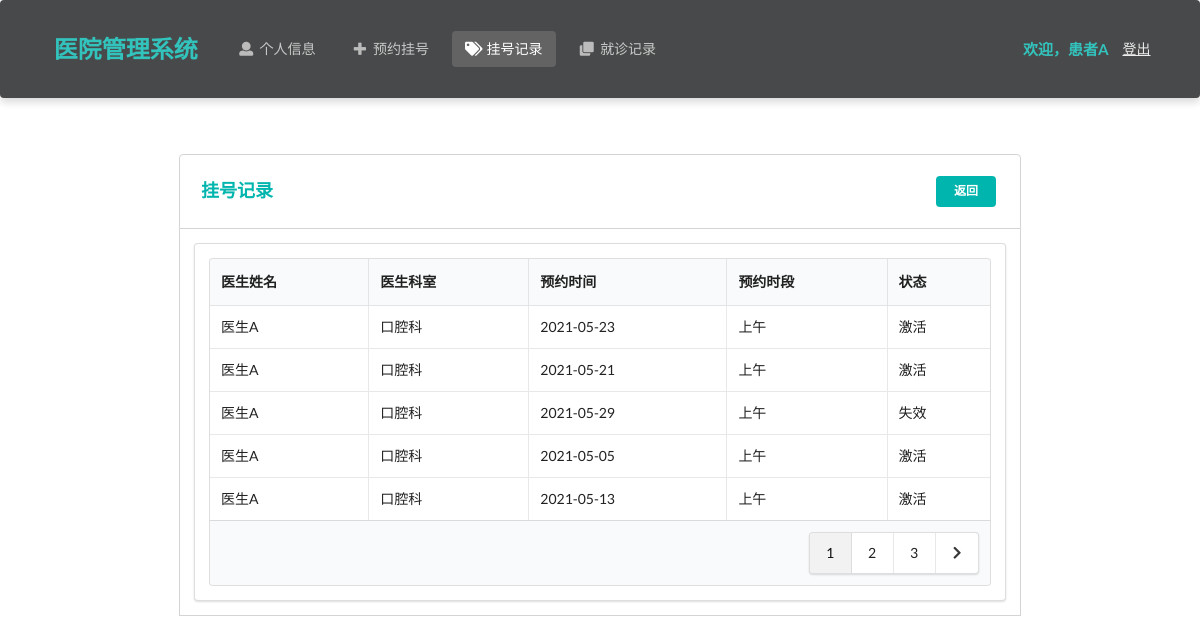
/patient/appointment (signed in), run on an earlier commit of the app's database.
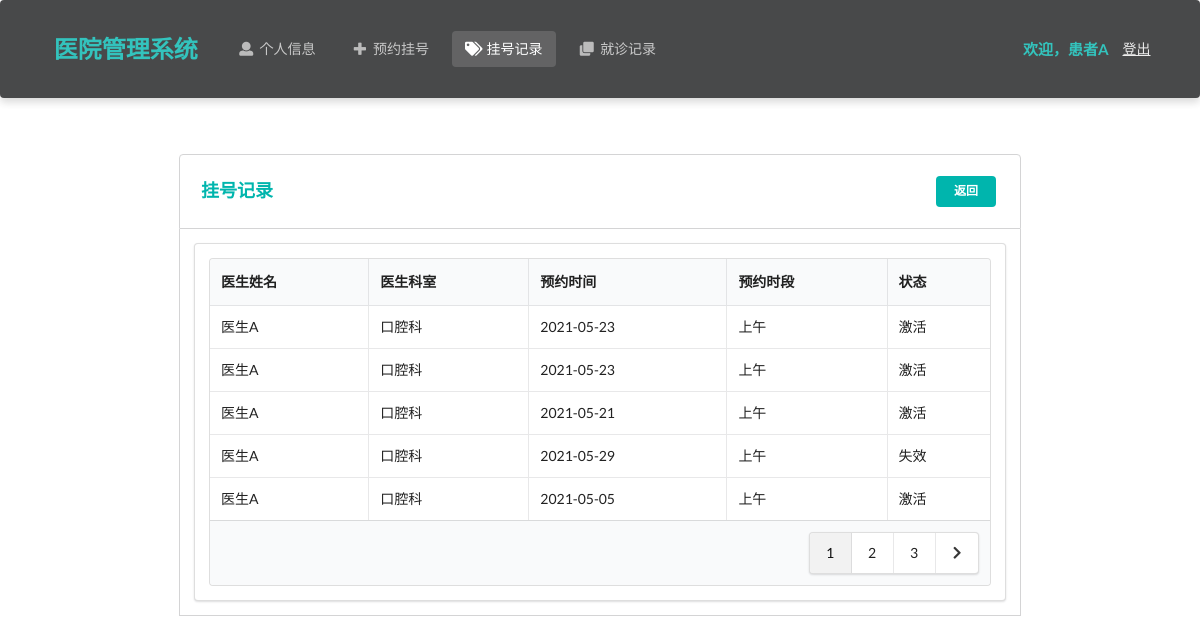
And on a later commit of the database.
### Hospital/models.py (models this page shows, shortened)
class Appointment(models.Model):
    time_choices = (
        ('Morning','上午'),
        ('Afternoon','下午')
    )
    patient = models.ForeignKey(Patient, on_delete=models.CASCADE) # 患者
    doctor = models.ForeignKey(Doctor, on_delete=models.CASCADE)  # 医生
    create_time = models.DateTimeField(auto_now_add=True)  # 创建时间
    appointment_date = models.DateTimeField()  # 预约日期
    appointment_time = models.CharField(max_length=10, choices=time_choices)  # 预约时间（上下午）
    isActive = models.BooleanField(default=True)  # 是否有效
    class Meta:
        ordering = ["-create_time"]

class Doctor(models.Model):
    department_choices = (
        ('Department of Internal Medicine', '内科'),
        ('Department of Surgery', '外科'),
        ('Department of Pediatrics', '儿科'),
        ('Department of Obstetrics and Gynecology', '妇产科'),
        ('Department of Traditional Chinese Medicine', '中医科'),
        ('Department of Dermatology', '皮肤科'),
        ('Department of Oral Medicine', '口腔科')
    )
    title_choices = (
        ('director physician', '主任医师'),
        ('assistant director physician', '副主任医师'),
        ('physician', '医师')
    )
    name = models.CharField(max_length=10)  # 姓名
    password = models.CharField(max_length=32)  # 密码
    gender = models.CharField(max_length=32, choices=gender_choices)  # 性别
    identity_card_no = models.CharField(max_length=32, unique=True)  # 身份证号
    department = models.CharField(max_length=64, choices=department_choices)  # 科室
    title = models.CharField(max_length=64, choices=title_choices)  # 职称
    description = models.TextField(max_length=500, default='暂无简介')  # 简介
    create_time = models.DateTimeField(auto_now_add=True)  # 注册时间

### Hospital/patientViews.py (the view)
# urls.py: path('patient/appointment', patientViews.appointment)
def appointment(request):
    identity_card_no = request.session['identity_card_no']
    patient = models.Patient.objects.get(identity_card_no=identity_card_no)
    appointments = models.Appointment.objects.filter(patient=patient)
    num_per_page = 5
    paginator = Paginator(appointments, num_per_page)
    page = request.GET.get('page', 1)
    try:
        page_obj = paginator.page(page)
    except PageNotAnInteger:
        page_obj = paginator.page(1)
    except EmptyPage:
        page_obj = paginator.page(paginator.num_pages)
    is_paginated = True if paginator.num_pages > 1 else False
    page_range = paginator.get_elided_page_range(page, on_each_side=3, on_ends=2)
    return render(request, 'patient/appointment.html', locals())

### Hospital/templates/patient/appointment.html (shortened to what this page needs)
<!DOCTYPE html>
<html lang="ch">
<head>
    <link rel="stylesheet" href="https://cdn.jsdelivr.net/semantic-ui/2.2.4/semantic.min.css">
    <link rel="stylesheet" href="../../static/Hospital/css/me.css">
</head>
<body>
    <nav class="ui inverted  segment m-padded-tb-large m-shadow-small m-opacity-mini">
        <div class="ui container">
            <div class="ui inverted secondary stackable menu">
                <h2 class="ui teal header item">医院管理系统</h2>
                <a href="/patient/info" class="m-item item"><i class="user icon"></i>个人信息</a>
                <a href="/patient/makeAppointment" class="m-item item"><i class="plus icon"></i>预约挂号</a>
                <a href="/patient/appointment" class="active m-item item"><i class="tags icon"></i>挂号记录</a>
                <a href="/patient/diagnosis" class="m-item item"><i class="clone icon"></i>就诊记录</a>
                <div class="right m-item item">
                    <h4 class="ui teal header item">欢迎，{{ patient.name }}</h4>
                    <a href="/patient/logout/" class="text-success "><ins>登出</ins></a>
                </div>
            </div>
        </div>
    </nav>
    <div class="m-container-small m-padded-tb-big">
        <div class="container">
            <div class="ui top attached rounded padded segment">
                <div class="ui middle aligned two column grid">
                    <div class="column">
                        <h3 class="ui teal header">挂号记录</h3>
                    </div>
                    <div class="basic right aligned column">
                        <a href="/patient/info/" class="ui teal tiny centered button">返回</a>
                    </div>
                </div>
            </div>
            <div class="ui attached segment">
                <div class="ui segment ">
                    <table class="ui celled table">
                        <thead>
                            <tr>
                                <th>医生姓名</th>
                                <th>医生科室</th>
                                <th>预约时间</th>
                                <th>预约时段</th>
                                <th>状态</th>
                            </tr>
                        </thead>
                        <tbody>
                            {% for rec in page_obj%}
                            <tr>
                                <td>{{ rec.doctor.name }}</td>
                                <td>{{ rec.doctor.get_department_display }}</td>
                                <td>{{ rec.appointment_date|date:"Y-m-d" }}</td>
                                <td>{{ rec.get_appointment_time_display }}</td>
                                <td>{% if rec.isActive %} 激活 {% else %} 失效 {% endif %}</div></td>
                            </tr>
                            {% endfor %}
                      <tfoot>
                        {% if is_paginated %}
                        <tr><th colspan="5">
                          <div class="ui right floated pagination menu">
                              {% for i in page_range %}
                                {% if page_obj.number == i %}
                                    <a class="item active">{{ i }}</a>
                                {% elif i == '…' %}
                                    <a class="item" href="?page=1">{{ i }}</a>
                                {% else %}
                                    <a class="item" href="?page={{ i }}">{{ i }}</a>
                                {% endif %}
                              {% endfor %}
                              {% if page_obj.has_next %}
                              <a class="icon item" href ="?page={{ page_obj.next_page_number }}">
                              <i class="right chevron icon"></i>
                              </a>
                              {% endif %}
                          </div>
                        </th>
                      </tr>
                      {% endif %}
                      </tfoot>
    <br>
    <br>
    <br>
</body>
</html>

What changed in the data, as far as the page shows it:
no longer on this page (row unchanged): Appointment: doctor.name "医生A", doctor.department "口腔科", appointment_date "2021-05-13", appointment_time "上午", isActive "激活"
added Appointment: doctor.name "医生A", doctor.department "口腔科", appointment_date "2021-05-23", appointment_time "上午", isActive "激活"
